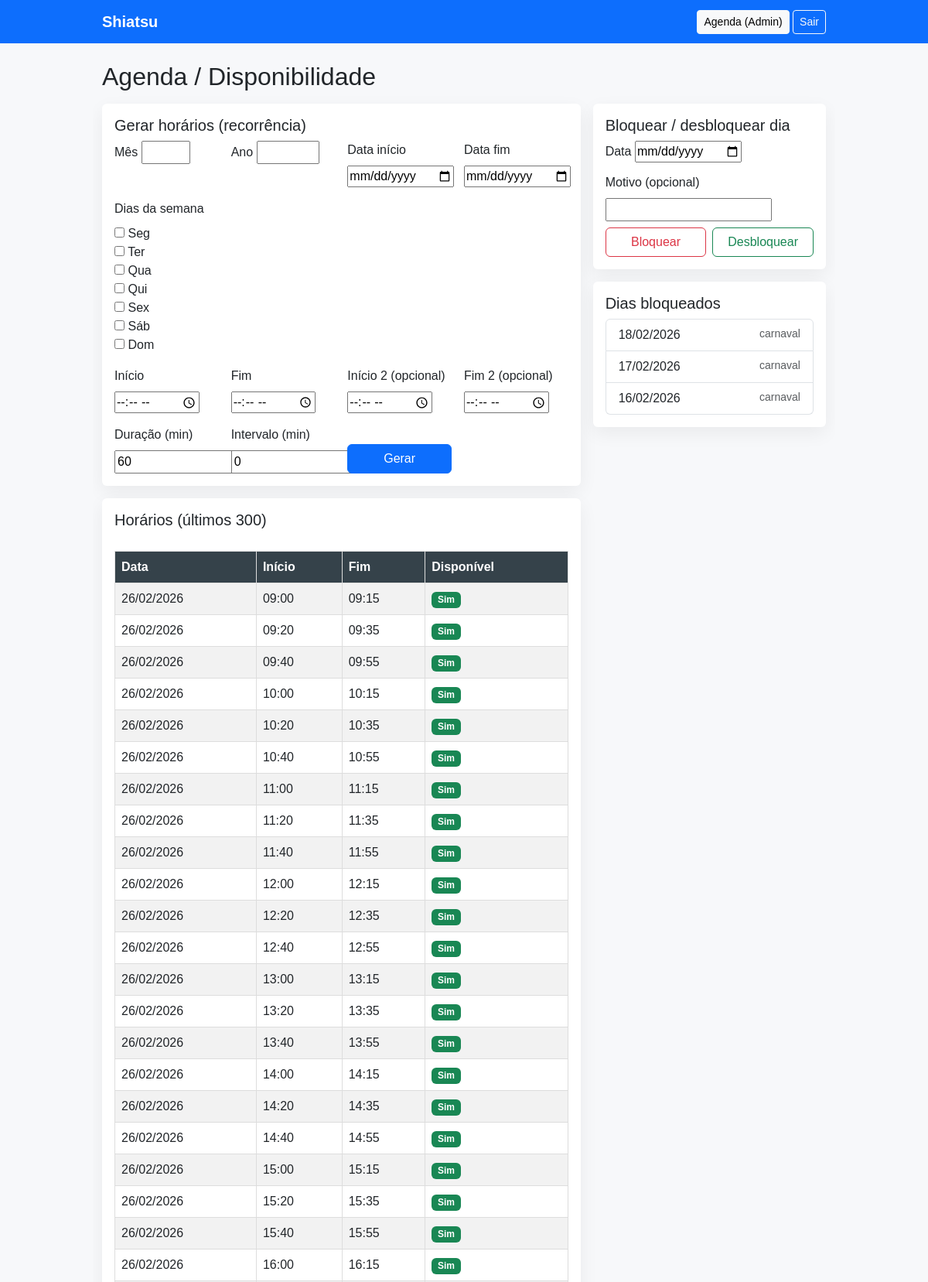
Page /availability/schedule/ (signed in, upper part) on the committed database.
### apps/availability/models.py (models this page shows, shortened)
class TimeSlot(models.Model):
    provider = models.ForeignKey(settings.AUTH_USER_MODEL, on_delete=models.CASCADE, verbose_name='Prestador')
    date = models.DateField('Data')
    start_time = models.TimeField('Horário Início')
    end_time = models.TimeField('Horário Fim')
    is_available = models.BooleanField('Disponível', default=True)
    created_at = models.DateTimeField(auto_now_add=True)
    class Meta:
        ordering = ["date", "start_time"]
        constraints = [
            models.UniqueConstraint(
                fields=["provider", "date", "start_time", "end_time"],
                name="uniq_timeslot_provider_date_start_end",
            )
        ]

class DayOff(models.Model):
    provider = models.ForeignKey(settings.AUTH_USER_MODEL, on_delete=models.CASCADE, verbose_name="Prestador")
    date = models.DateField("Data")
    reason = models.CharField("Motivo", max_length=200, blank=True)
    created_at = models.DateTimeField(auto_now_add=True)
    class Meta:
        ordering = ["-date"]
        constraints = [
            models.UniqueConstraint(
                fields=["provider", "date"],
                name="uniq_dayoff_provider_date",
            )
        ]

### apps/availability/views.py (the view, shortened to what this page needs)
# urls.py: path("schedule/", views.ScheduleView.as_view(), name="availability_schedule"),
class ScheduleView(LoginRequiredMixin, StaffRequiredMixin, View):
    template_name = "availability/schedule.html"
    def get(self, request):
        ctx = self._context(request)
        return render(request, self.template_name, ctx)
    def _context(self, request):
        slots = (
            TimeSlot.objects
            .filter(provider=request.user)
            .order_by("-date", "start_time")[:300]
        )
        dayoffs = DayOff.objects.filter(provider=request.user).order_by("-date")[:60]
        return {
            "gen_form": GenerateRecurringSlotsForm(),
            "dayoff_form": DayOffForm(),
            "slots": slots,
            "dayoffs": dayoffs,
        }

### apps/availability/forms.py
class DayOffForm(forms.Form):
    date = forms.DateField(label="Data", widget=forms.DateInput(attrs={"type": "date"}))
    reason = forms.CharField(label="Motivo", required=False, max_length=200)

### apps/availability/views.py (called while the page is built)
    def test_func(self):
        return bool(self.request.user and self.request.user.is_staff)

### templates/availability/schedule.html (shortened to what this page needs)
{% extends 'base.html' %}
{% load static %}
{% block extra_head %}
<link rel="stylesheet" href="{% static 'css/style.css' %}">
{% endblock %}
{% block content %}
<h2 class="mb-3">Agenda / Disponibilidade</h2>
<div class="row g-3">
  <div class="col-lg-8">
    <div class="card mb-3">
      <div class="card-body">
        <h5 class="card-title">Gerar horários (recorrência)</h5>
        <form method="post" class="row g-3">
          <div class="col-md-3">
            <label class="form-label">Mês</label>
            {{ gen_form.month }}
          </div>
          <div class="col-md-3">
            <label class="form-label">Ano</label>
            {{ gen_form.year }}
          </div>
          <div class="col-md-3">
            <label class="form-label">Data início</label>
            {{ gen_form.start_date }}
          </div>
          <div class="col-md-3">
            <label class="form-label">Data fim</label>
            {{ gen_form.end_date }}
          </div>
          <div class="col-12 weekday-grid">
            <label class="form-label d-block">Dias da semana</label>
            {{ gen_form.weekdays }}
          </div>
          <div class="col-md-3">
            <label class="form-label">Início</label>
            {{ gen_form.start_time }}
          </div>
          <div class="col-md-3">
            <label class="form-label">Fim</label>
            {{ gen_form.end_time }}
          </div>
          <div class="col-md-3">
            <label class="form-label">Início 2 (opcional)</label>
            {{ gen_form.start_time_2 }}
          </div>
          <div class="col-md-3">
            <label class="form-label">Fim 2 (opcional)</label>
            {{ gen_form.end_time_2 }}
          </div>
          <div class="col-md-3">
            <label class="form-label">Duração (min)</label>
            {{ gen_form.slot_minutes }}
          </div>
          <div class="col-md-3">
            <label class="form-label">Intervalo (min)</label>
            {{ gen_form.break_minutes }}
          </div>
          <div class="col-md-3 d-flex align-items-end">
            <button class="btn btn-primary w-100" type="submit">Gerar</button>
          </div>
        </form>
      </div>
    </div>
    <div class="card">
      <div class="card-body">
        <h5 class="card-title">Horários (últimos 300)</h5>
        <div class="table-responsive">
          <table class="table table-striped align-middle">
            <thead>
              <tr>
                <th>Data</th><th>Início</th><th>Fim</th><th>Disponível</th>
              </tr>
            </thead>
            <tbody>
              {% for s in slots %}
                <tr>
                  <td>{{ s.date|date:"d/m/Y" }}</td>
                  <td>{{ s.start_time }}</td>
                  <td>{{ s.end_time }}</td>
                  <td>
                    {% if s.is_available %}<span class="badge bg-success">Sim</span>
                    {% else %}<span class="badge bg-secondary">Não</span>{% endif %}
                  </td>
                </tr>
              {% empty %}
                <tr><td colspan="4">Nenhum horário cadastrado.</td></tr>
              {% endfor %}
            </tbody>
          </table>
        </div>
      </div>
    </div>
  </div>
  <div class="col-lg-4">
    <div class="card mb-3">
      <div class="card-body">
        <h5 class="card-title">Bloquear / desbloquear dia</h5>
        <form method="post" class="row g-2">
          <div class="col-12">
            <label class="form-label">Data</label>
            {{ dayoff_form.date }}
          </div>
          <div class="col-12">
            <label class="form-label">Motivo (opcional)</label>
            {{ dayoff_form.reason }}
          </div>
          <div class="col-6">
            <button class="btn btn-outline-danger w-100" name="action" value="block_day" type="submit">
              Bloquear
            </button>
          </div>
          <div class="col-6">
            <button class="btn btn-outline-success w-100" name="action" value="unblock_day" type="submit">
              Desbloquear
            </button>
          </div>
        </form>
      </div>
    </div>
    <div class="card">
      <div class="card-body">
        <h5 class="card-title">Dias bloqueados</h5>
        <ul class="list-group">
          {% for d in dayoffs %}
            <li class="list-group-item d-flex justify-content-between">
              <span>{{ d.date|date:"d/m/Y" }}</span>
              <span class="text-muted small">{{ d.reason }}</span>
            </li>
          {% empty %}
            <li class="list-group-item text-muted">Nenhum dia bloqueado.</li>
          {% endfor %}
        </ul>
      </div>
    </div>
  </div>
</div>
{% endblock %}

### static/css/style.css (style rules this page uses)
body { font-family: Arial, sans-serif; background: #f7f8fa; margin: 0; padding: 0; }
.table { width: 100%; margin: 20px 0; border-collapse: collapse; }
.table td, .table th { border: 1px solid #ddd; padding: 8px; vertical-align: middle; }
.table th { background-color: #35424a; color: white; }
.table tr:nth-child(even) { background-color: #f2f2f2; }
.card { border: 0; box-shadow: 0 8px 24px rgba(0, 0, 0, .06); }

### templates/availability/schedule.html (style rules this page uses)
.weekday-grid label { margin-right: 12px; }

### rows in the picture
TimeSlot: date "26/02/2026", start_time "09:00", end_time "09:15", is_available "Sim"
TimeSlot: date "26/02/2026", start_time "09:20", end_time "09:35", is_available "Sim"
TimeSlot: date "26/02/2026", start_time "09:40", end_time "09:55", is_available "Sim"
TimeSlot: date "26/02/2026", start_time "10:00", end_time "10:15", is_available "Sim"
TimeSlot: date "26/02/2026", start_time "10:20", end_time "10:35", is_available "Sim"
TimeSlot: date "26/02/2026", start_time "10:40", end_time "10:55", is_available "Sim"
TimeSlot: date "26/02/2026", start_time "11:00", end_time "11:15", is_available "Sim"
TimeSlot: date "26/02/2026", start_time "11:20", end_time "11:35", is_available "Sim"
TimeSlot: date "26/02/2026", start_time "11:40", end_time "11:55", is_available "Sim"
TimeSlot: date "26/02/2026", start_time "12:00", end_time "12:15", is_available "Sim"
TimeSlot: date "26/02/2026", start_time "12:20", end_time "12:35", is_available "Sim"
TimeSlot: date "26/02/2026", start_time "12:40", end_time "12:55", is_available "Sim"
TimeSlot: date "26/02/2026", start_time "13:00", end_time "13:15", is_available "Sim"
TimeSlot: date "26/02/2026", start_time "13:20", end_time "13:35", is_available "Sim"
TimeSlot: date "26/02/2026", start_time "13:40", end_time "13:55", is_available "Sim"
TimeSlot: date "26/02/2026", start_time "14:00", end_time "14:15", is_available "Sim"
TimeSlot: date "26/02/2026", start_time "14:20", end_time "14:35", is_available "Sim"
TimeSlot: date "26/02/2026", start_time "14:40", end_time "14:55", is_available "Sim"
TimeSlot: date "26/02/2026", start_time "15:00", end_time "15:15", is_available "Sim"
TimeSlot: date "26/02/2026", start_time "15:20", end_time "15:35", is_available "Sim"
TimeSlot: date "26/02/2026", start_time "15:40", end_time "15:55", is_available "Sim"
TimeSlot: date "26/02/2026", start_time "16:00", end_time "16:15", is_available "Sim"
DayOff: date "18/02/2026", reason "carnaval"
DayOff: date "17/02/2026", reason "carnaval"
DayOff: date "16/02/2026", reason "carnaval"
